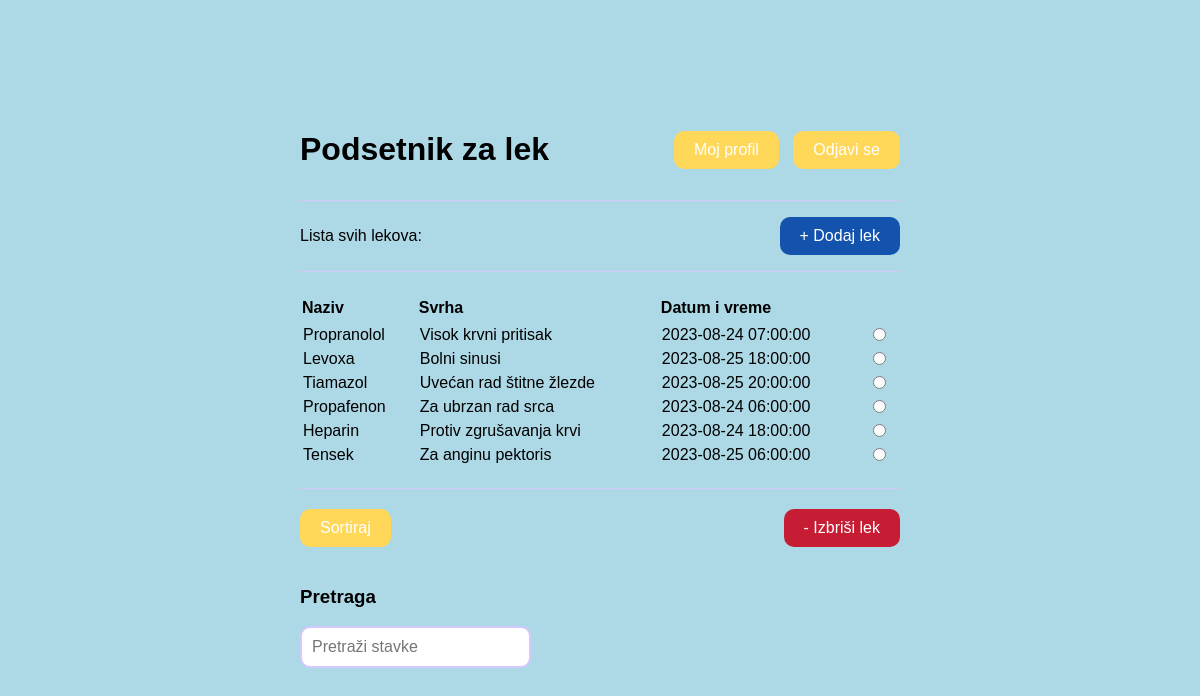
Screenshot of /home.php (signed in) with the database file from the repository.
### tables this page shows
CREATE TABLE `item` (
  `id` int(11) NOT NULL,
  `userid` int(11) NOT NULL,
  `name` varchar(30) NOT NULL,
  `purpose` varchar(30) NOT NULL,
  `date` timestamp NOT NULL DEFAULT current_timestamp() ON UPDATE current_timestamp()
);

### model/item.php (called while the page is built, shortened)
<?php
class Item{
public static function getItems(mysqli $conn, $id){
    $query = "SELECT * FROM item WHERE userid='$id'";
    return $conn->query($query);
}
}
?>

### home.php (the view, shortened to what this page needs)
<?php
require "dbBroker.php";
require "model/item.php";
$id = $_SESSION['user_id'];
$items = Item::getItems($conn, $id);
?>
<!DOCTYPE html>
<html lang="en">
<head>
    <link rel="stylesheet" href="css/styles.css">
</head>
<body class="container">
<header>
    <form action="" method="POST" class="title-form">
        <h1>Podsetnik za lek</h1>
        <div>
            <button type="submit" name="update">Moj profil</button>
            <button type="submit" name="logout">Odjavi se</button>
        </div>
    </form>
    <form action="" method="POST">
        <?php if ($items->num_rows == 0): ?>
            <p>Trenutno nema lekova za prikazivanje!</p>
        <?php else: ?>
            <p>Lista svih lekova:</p>
        <?php endif; ?>
        <button type="submit" name="add" class="add-button"> + Dodaj lek</button>
    </form>
</header>
<table id="planner-table">
    <thead>
    <tr>
        <th scope="col">Naziv</th>
        <th scope="col">Svrha</th>
        <th scope="col">Datum i vreme</th>
    </tr>
    </thead>
    <tbody>
    <?php
    while ($row = $items->fetch_array()):
        ?>
        <tr>
            <td><?php echo $row["name"] ?></td>
            <td><?php echo $row["purpose"] ?></td>
            <td><?php echo $row["date"] ?></td>
            <td>
                <label class="radio-btn">
                    <input type="radio" name="checked-donut" value=<?php echo $row["id"] ?>>
                </label>
            </td>
        </tr>
    <?php
    endwhile;
    ?>
    </tbody>
</table>
<div class="action-buttons">
    <button onclick="sortTableByDate()">Sortiraj</button>
    <button id="delete" class="logout-button"> - Izbriši lek</button>
</div>
<h3>Pretraga</h3>
<input type="text" id="input" class="btn" placeholder="Pretraži stavke" onkeyup="search()">
</body>
</html>

### css/styles.css (style rules this page uses)
:root { --accent: #FFD759; --light-accent: #d5c7ff; --blue: #1353ad; --red: #c61c34; }
* { font-family: Arial, Helvetica, sans-serif; }
body { padding: 100px 20px; background-color: lightblue }
.container { max-width: 600px; margin: 0 auto; }
.button-styles, button { padding: 10px 20px; border: 0; background: var(--accent); font-size: 16px; text-decoration: none; text-align: center; color: white; border-radius: 10px; }
.add-button { background: var(--blue); }
.logout-button { background: var(--red); }
input { padding: 10px; border: 2px solid var(--light-accent); font-size: 16px; color: #181818; border-radius: 10px; }
header form { padding: 10px 0; display: flex; justify-content: space-between; align-items: center; border-bottom: 1px solid var(--light-accent); }
header form button { margin-left: 10px; }
#planner-table { width: 100%; padding: 20px 0; border-bottom: 1px solid var(--light-accent); }
#planner-table thead { text-align: left; }
#planner-table thead tr th { padding: 5px 0; }
.action-buttons { display: flex; justify-content: space-between; align-items: center; padding: 20px 0; }

### rows the page displays
item: name "Propranolol", purpose "Visok krvni pritisak", date "2023-08-24 07:00:00"
item: name "Levoxa", purpose "Bolni sinusi", date "2023-08-25 18:00:00"
item: name "Tiamazol", purpose "Uvećan rad štitne žlezde", date "2023-08-25 20:00:00"
item: name "Propafenon", purpose "Za ubrzan rad srca", date "2023-08-24 06:00:00"
item: name "Heparin", purpose "Protiv zgrušavanja krvi", date "2023-08-24 18:00:00"
item: name "Tensek", purpose "Za anginu pektoris", date "2023-08-25 06:00:00"
